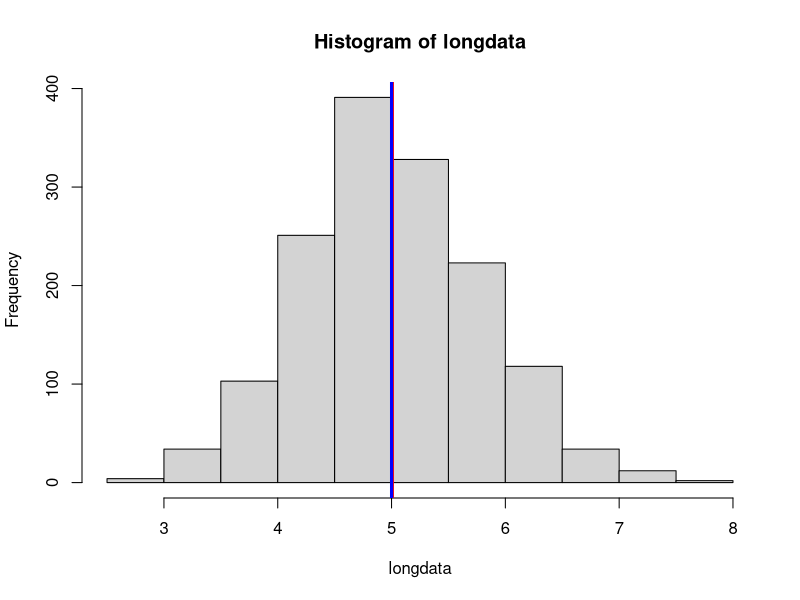

Here is the R script that generated this plot:
## ---- chunk 1
longdata=numeric(length=1500)
for (i in 1:1500) { longdata[i]=mean(rexp(40,0.2))}
mld<-mean(longdata)
sdld<-sd(longdata)
## ---- chunk 2
hist(longdata)
abline(v=mean(longdata),col="red",lwd=3)
abline(v=5.0,col="blue",lwd=3)
## ---- chunk 3
norm_comp=matrix(nrow=5,ncol=2)
for (j in 1:5) { 
  norm_comp[j,1]<- mean(longdata < (mld - (j*0.5)*sdld))
  norm_comp[j,2]<- mean((mld + (j*0.5)*sdld) < longdata)
}
## ---- chunk 4
norm_comp
## ---- chunk 5
ul<-mean(longdata)+1.96*sd(longdata)
ll<-mean(longdata)-1.96*sd(longdata)
cover<-mean(ll<longdata & ul>longdata)
cover
